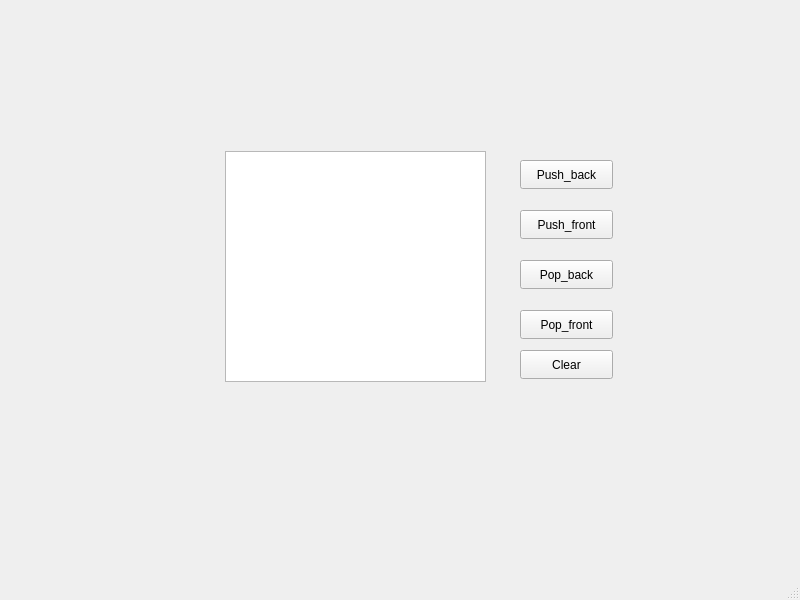
<?xml version="1.0" encoding="UTF-8"?>
<ui version="4.0">
 <class>MainWindow</class>
 <widget class="QMainWindow" name="MainWindow">
  <property name="geometry">
   <rect>
    <x>0</x>
    <y>0</y>
    <width>800</width>
    <height>600</height>
   </rect>
  </property>
  <property name="windowTitle">
   <string>MainWindow</string>
  </property>
  <widget class="QWidget" name="centralwidget">
   <widget class="QListWidget" name="listWidget">
    <property name="geometry">
     <rect>
      <x>225</x>
      <y>151</y>
      <width>261</width>
      <height>231</height>
     </rect>
    </property>
   </widget>
   <widget class="QPushButton" name="pushButton">
    <property name="geometry">
     <rect>
      <x>520</x>
      <y>160</y>
      <width>93</width>
      <height>29</height>
     </rect>
    </property>
    <property name="text">
     <string>Push_back</string>
    </property>
   </widget>
   <widget class="QPushButton" name="pushButton_2">
    <property name="geometry">
     <rect>
      <x>520</x>
      <y>210</y>
      <width>93</width>
      <height>29</height>
     </rect>
    </property>
    <property name="text">
     <string>Push_front</string>
    </property>
   </widget>
   <widget class="QPushButton" name="pushButton_3">
    <property name="geometry">
     <rect>
      <x>520</x>
      <y>260</y>
      <width>93</width>
      <height>29</height>
     </rect>
    </property>
    <property name="text">
     <string>Pop_back</string>
    </property>
   </widget>
   <widget class="QPushButton" name="pushButton_4">
    <property name="geometry">
     <rect>
      <x>520</x>
      <y>310</y>
      <width>93</width>
      <height>29</height>
     </rect>
    </property>
    <property name="text">
     <string>Pop_front</string>
    </property>
   </widget>
   <widget class="QPushButton" name="pushButton_5">
    <property name="geometry">
     <rect>
      <x>520</x>
      <y>350</y>
      <width>93</width>
      <height>29</height>
     </rect>
    </property>
    <property name="text">
     <string>Clear</string>
    </property>
   </widget>
  </widget>
  <widget class="QMenuBar" name="menubar">
   <property name="geometry">
    <rect>
     <x>0</x>
     <y>0</y>
     <width>800</width>
     <height>26</height>
    </rect>
   </property>
  </widget>
  <widget class="QStatusBar" name="statusbar"/>
 </widget>
 <resources/>
 <connections/>
</ui>
